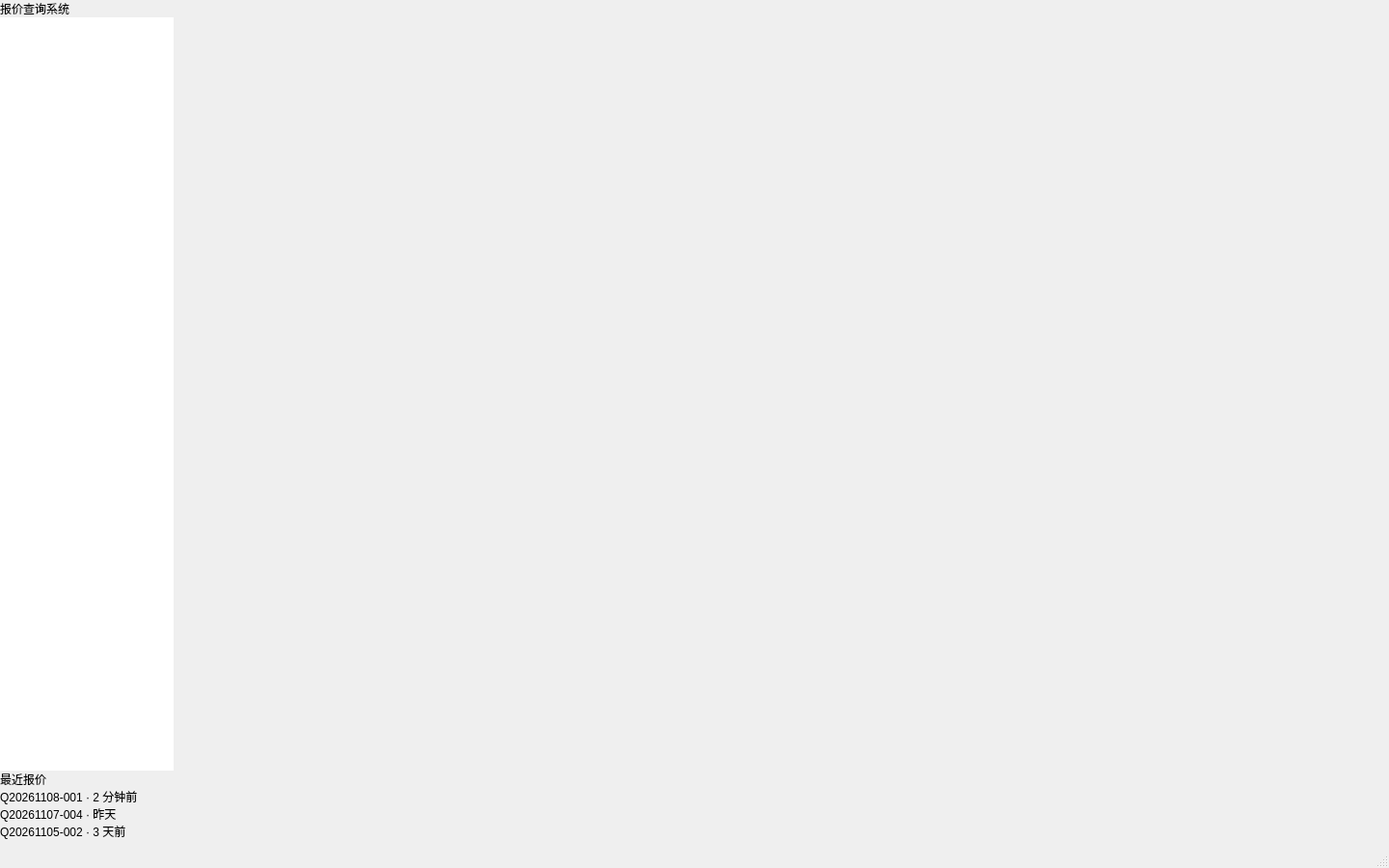
<?xml version="1.0" encoding="UTF-8"?>
<ui version="4.0">
 <class>MainWindow</class>
 <widget class="QMainWindow" name="MainWindow">
  <property name="geometry">
   <rect>
    <x>0</x>
    <y>0</y>
    <width>1440</width>
    <height>900</height>
   </rect>
  </property>
  <property name="windowTitle">
   <string>报价查询系统</string>
  </property>
  <widget class="QWidget" name="centralWidget">
   <layout class="QHBoxLayout" name="centralLayout">
    <property name="spacing">
     <number>0</number>
    </property>
    <property name="leftMargin">
     <number>0</number>
    </property>
    <property name="topMargin">
     <number>0</number>
    </property>
    <property name="rightMargin">
     <number>0</number>
    </property>
    <property name="bottomMargin">
     <number>0</number>
    </property>
    <item>
     <widget class="QWidget" name="sidebar" native="true">
      <property name="kind" stdset="0">
       <string>sidebar</string>
      </property>
      <property name="minimumSize">
       <size>
        <width>180</width>
        <height>0</height>
       </size>
      </property>
      <property name="maximumSize">
       <size>
        <width>180</width>
        <height>16777215</height>
       </size>
      </property>
      <layout class="QVBoxLayout" name="sidebarLayout">
       <property name="spacing">
        <number>0</number>
       </property>
       <property name="leftMargin">
        <number>0</number>
       </property>
       <property name="topMargin">
        <number>0</number>
       </property>
       <property name="rightMargin">
        <number>0</number>
       </property>
       <property name="bottomMargin">
        <number>0</number>
       </property>
       <item>
        <widget class="QLabel" name="appTitle">
         <property name="kind" stdset="0">
          <string>appTitle</string>
         </property>
         <property name="text">
          <string>报价查询系统</string>
         </property>
        </widget>
       </item>
       <item>
        <widget class="QListWidget" name="navList">
         <property name="kind" stdset="0">
          <string>nav</string>
         </property>
         <property name="frameShape">
          <enum>QFrame::NoFrame</enum>
         </property>
        </widget>
       </item>
       <item>
        <widget class="QLabel" name="recentTitle">
         <property name="kind" stdset="0">
          <string>sideSection</string>
         </property>
         <property name="text">
          <string>最近报价</string>
         </property>
        </widget>
       </item>
       <item>
        <widget class="QLabel" name="recentItem1">
         <property name="kind" stdset="0">
          <string>recentItem</string>
         </property>
         <property name="text">
          <string>Q20261108-001 · 2 分钟前</string>
         </property>
        </widget>
       </item>
       <item>
        <widget class="QLabel" name="recentItem2">
         <property name="kind" stdset="0">
          <string>recentItem</string>
         </property>
         <property name="text">
          <string>Q20261107-004 · 昨天</string>
         </property>
        </widget>
       </item>
       <item>
        <widget class="QLabel" name="recentItem3">
         <property name="kind" stdset="0">
          <string>recentItem</string>
         </property>
         <property name="text">
          <string>Q20261105-002 · 3 天前</string>
         </property>
        </widget>
       </item>
       <item>
        <spacer name="sidebarSpacer">
         <property name="orientation">
          <enum>Qt::Vertical</enum>
         </property>
        </spacer>
       </item>
      </layout>
     </widget>
    </item>
    <item>
     <widget class="QStackedWidget" name="stack"/>
    </item>
   </layout>
  </widget>
  <widget class="QStatusBar" name="statusBar"/>
 </widget>
 <resources/>
 <connections/>
</ui>
